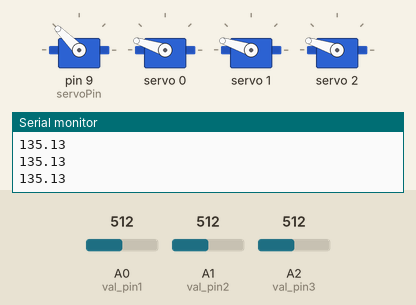
This sketch was run on a simulated Arduino Uno, built with avr-gcc and run on an emulated ATmega328P. Parts: 4 × servo, the last lines printed to the serial monitor. The test bench sets the inputs (shaded band); at power-on: A0 (val_pin1) = 512, A1 (val_pin2) = 512, A2 (val_pin3) = 512.

Above: at 1.2 s.
1.3 s: A0 (val_pin1) set to 554
At 2.5 s:
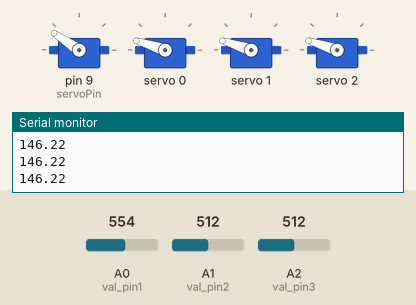
2.8 s: A1 (val_pin2) set to 1005
4.3 s: A1 (val_pin2) set to 1023
At 4.9 s:
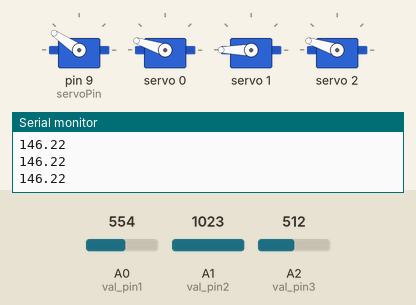
5.8 s: A2 (val_pin3) set to 1005
7.3 s: A2 (val_pin3) set to 1023
At 8.1 s:
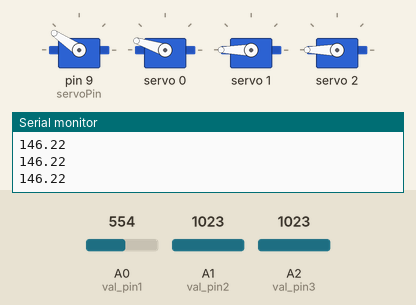
8.8 s: A0 (val_pin1) set to 511
At 9.4 s:
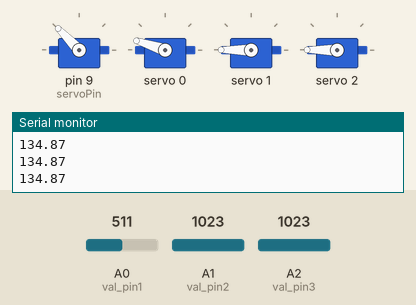
Timing chart, 0 to 11.3 s (numbered marks = the images above; inputs shaded):
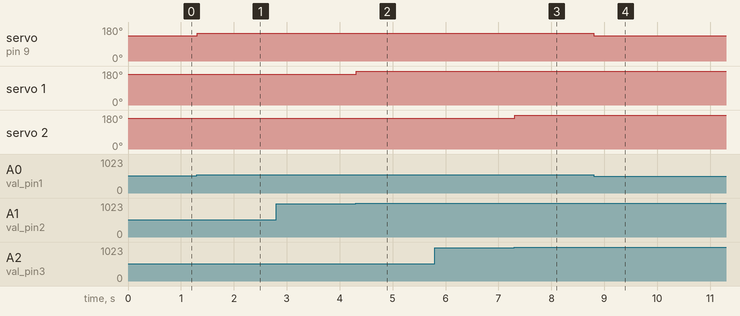

The sketch:

Servo.ino
```cpp
const byte servoPin = 9;
const uint8_t frequency = 333;//Hz
const long timeInterval = 10^6/frequency;//microsecond
const uint8_t deadBand = 3;//microsecond
#include<Servo.h>
#include "driver.h"
Servo servo1;
MyServo driver;
int prev_pos1 = 0;
int prev_pos2 = 0;
int prev_pos3 = 0;
int val_pin1 = A0;
int val_pin2 = A1;
int val_pin3 = A2;
float max = 1023;
void setup() {
  Serial.begin(9600);
  pinMode(val_pin1, INPUT);
  pinMode(val_pin2, INPUT);
  pinMode(val_pin3, INPUT);
  servo1.attach(servoPin);
}

void loop() {
  // myservo1.write(120);
    // myservo2.write(90);
  //   myservo3.write(90);
  float val1 = analogRead(val_pin1);
  float temp1 = val1/max*270;
  if((temp1 >= prev_pos1+1)||(temp1 <= prev_pos1-1)){
    servo1.write(temp1);
    driver.SetAngle(0,int(temp1));
  prev_pos1 = temp1;
  }

  float val2 = analogRead(val_pin2);
  float temp2 = val2/max*270;
  if((temp2 >= prev_pos2+1)||(temp2 <= prev_pos2-1)){
    driver.SetAngle(1,int(temp2));
    prev_pos2 = temp2;
  }

  float val3 = analogRead(val_pin3);
  float temp3 = val3/max*270;
  if((temp3 >= prev_pos3+1)||(temp3 <= prev_pos3-1)){
    driver.SetAngle(2,int(temp3));
    prev_pos3 = temp3;
  }
  Serial.println(temp1);
  // Serial.print(temp1/180*270);
  // Serial.print(" ");
  // Serial.print(temp2/180*270);
  // Serial.print(" ");
  // Serial.println(temp3/180*270);
  delay(10);
}
```

driver.cpp
```cpp
#include "driver.h"

MyServo::MyServo(){
  this->servoDriver = Adafruit_PWMServoDriver(0x40);
}

void MyServo::initiate(){
  servoDriver.begin();
  servoDriver.setPWMFreq(60);
}

void MyServo::SetAngle(unsigned short index,unsigned short angle){
  if(index >= 0 && index <= 15){
    unsigned short pulseWidth = angle / 270 * (2400 - 544) + 544;
    if (pulseWidth < 544) {
      pulseWidth = 544;
    }else if(pulseWidth > 2400) {
      pulseWidth = 2400;
    }
    servoDriver.setPWM(index, 0, pulseWidth);
  }
  return;
}
```

driver.h
```cpp
#ifndef DRIVER_H
#define DRIVER_H

#include <Wire.h>
#include <Adafruit_PWMServoDriver.h>

#define servoMIN 544
#define servoMAX 2400

class MyServo{
public:
  MyServo();
private:
  Adafruit_PWMServoDriver servoDriver;
  short servoMin = servoMIN;
  short sercoMax = servoMAX;

public:
  void initiate();
  void SetAngle(unsigned short index,unsigned short angle);
};

#endif
```

Measured:
- the behaviour switches between 1022 and 1023 on A1 (val_pin2) (found by bisection; images 1 and 2)
- the behaviour switches between 1022 and 1023 on A2 (val_pin3) (found by bisection; images 2 and 3)
- after the input at 1.3 s, servo on pin 9 (servoPin): 135° → 146° at once
- after the input at 4.3 s, servo 1: 162° → 180° at once
- after the input at 7.3 s, servo 2: 162° → 180° at once
- after the input at 8.8 s, servo on pin 9 (servoPin): 146° → 134° at once
